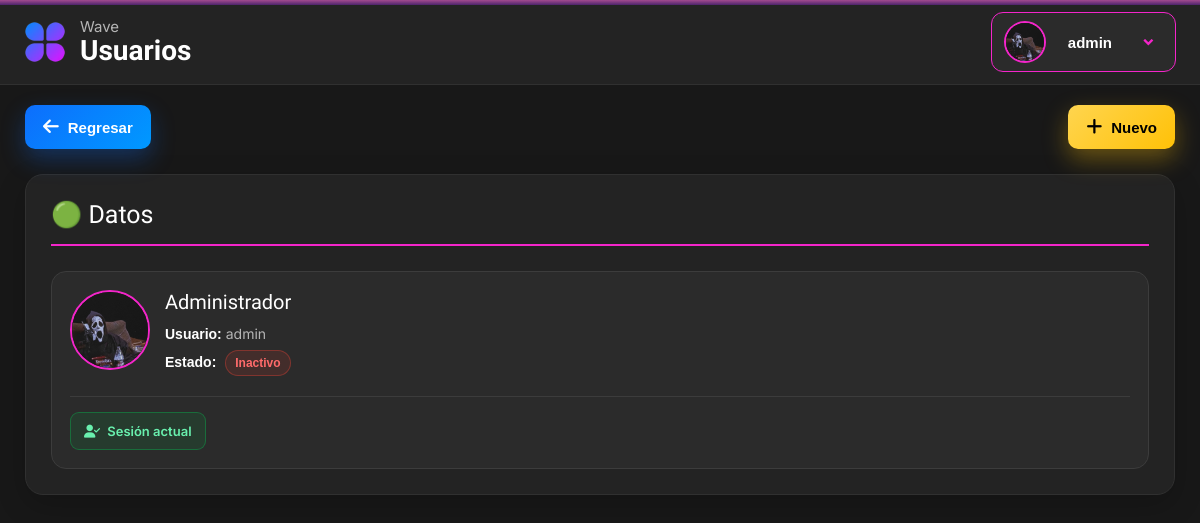
The page /usuarios.php (signed in) on the database its author committed.
### tables this page shows
CREATE TABLE usuario (
    id_usuario INTEGER PRIMARY KEY AUTOINCREMENT,
    name TEXT,
    nombre TEXT NOT NULL UNIQUE,
    password TEXT NOT NULL,
    imagen TEXT,
    estado INTEGER NOT NULL DEFAULT 0,
    fecha_registro DATETIME DEFAULT CURRENT_TIMESTAMP
);

### usuarios.php (the view, shortened to what this page needs)
<?php
include("conexion.php");
$id_usuario = $_SESSION['id_usuario'];
$nombre     = $_SESSION['nombre'];
$imagen     = $_SESSION['imagen'] ?? 'img/perfil.png';
$sql = "
    SELECT
        id_usuario,
        nombre,
        password,
        name,
        imagen,
        estado
    FROM usuario
    ORDER BY id_usuario DESC
";
$stmt = $conn->prepare($sql);
$usuarios = [];
if ($stmt) {
    $stmt->execute();
    $usuarios = $stmt->fetchAll(PDO::FETCH_ASSOC);
}
?>
<!DOCTYPE html>
<html lang="es">
    <head>
    <link rel="stylesheet" href="css/usuarios.css">
    <link href='https://cdn.jsdelivr.net/npm/remixicon@4.5.0/fonts/remixicon.css' rel='stylesheet' />
    <link rel="stylesheet" href="https://cdnjs.cloudflare.com/ajax/libs/font-awesome/6.5.2/css/all.min.css">
</head>
<body>
    <header>
        <div class="top-line"></div>
        <div class="header-left">
            <a href="dashboard.php" class="logo-link">
                <img src="img2/maiin.png" class="logo" alt="WAVE">
            </a>
            <div class="titulo">
                <p>Wave</p>
                <h3>Usuarios</h3>
            </div>
        </div>
        <div class="profile-container">
            <button class="profile-btn" type="button" aria-expanded="false" aria-label="Menú de usuario">
                <img src="<?php echo htmlspecialchars($imagen); ?>" alt="Foto de perfil de Bryan">
                <span class="profile-name"><?php echo htmlspecialchars($nombre); ?></span>
                <i class="ri-arrow-drop-down-line arrow" aria-hidden="true"></i>
            </button>
        </div>
    </header>
    <div class="botones-arriba">
        <a href="dashboard.php" class="btn-back">
            <i class="fas fa-arrow-left"></i>
            <span>Regresar</span>
        </a>
        <a href="usuarios_crear.php" class="btn-new">
            <i class="fa-solid fa-plus"></i>
            <span>Nuevo</span>
        </a>
    </div>
    <div class="pizarra">
        <h2 class="titulo-pizzarra">
            🟢 Datos
        </h2>
            <div class="usuarios-cards">
                <?php if (!empty($usuarios)): ?>
                    <?php foreach ($usuarios as $row): ?>
                        <?php $id = (int)$row['id_usuario']; ?>
                        <div class="usuario-card">
                            <div class="usuario-img">
                                <?php if (!empty($row['imagen'])): ?>
                                    <img
                                        src="<?= htmlspecialchars($row['imagen']) ?>"
                                        alt="Usuario"
                                    >
                                <?php else: ?>
                                    <img src="img/user.png" alt="Usuario">
                                <?php endif; ?>
                            </div>
                            <div class="usuario-info">
                                <h3><?= htmlspecialchars($row['name']) ?></h3>
                                <p><strong>Usuario:</strong> <?= htmlspecialchars($row['nombre']) ?></p>
                                <p>
                                    <strong>Estado:</strong>
                                    <?php if ($row['estado'] == 1): ?>
                                        <span class="badge-activo">
                                            Activo
                                        </span>
                                    <?php else: ?>
                                        <span class="badge-inactivo">
                                            Inactivo
                                        </span>
                                    <?php endif; ?>
                                </p>
                            </div>
                            <div class="usuario-actions">
                                <?php if ($id != $id_usuario): ?>
                                    <a href="usuarios_editar.php?id=<?= $id ?>" class="btn-edit">
                                        <i class="fas fa-pen"></i>
                                        <span>Editar</span>
                                    </a>
                                    <a href="usuarios_borrar.php?id=<?= $id ?>"
                                    class="btn-delete"
                                    onclick="return confirm('¿Eliminar el usuario: <?= htmlspecialchars($row['nombre']) ?>?')">
                                        <i class="fas fa-trash"></i>
                                        <span>Borrar</span>
                                    </a>
                                <?php else: ?>
                                    <span class="btn-session">
                                        <i class="fas fa-user-check"></i>
                                        Sesión actual
                                    </span>
                                <?php endif; ?>
                            </div>
                        </div>
                    <?php endforeach; ?>
                <?php else: ?>
                    <p>No existen usuarios registrados.</p>
                <?php endif; ?>
            </div>
    </div>
</body>
</html>

### css/usuarios.css (style rules this page uses)
.botones-arriba { width:100%; display:flex; justify-content:space-between; align-items:center; gap:15px; padding:20px 25px 10px; }
.btn-back, .btn-new { display:inline-flex; align-items:center; justify-content:center; gap:9px; min-height:44px; padding:10px 18px; border-radius:10px; text-decoration:none; font-family:"Inter", sans-serif; font-size:15px; font-weight:600; transition: transform .25s ease, box-shadow .25s ease, background .25s ease; }
.btn-back { color:#fff; background:linear-gradient(135deg,#0d6efd,#0099ff); box-shadow: 0 10px 25px rgba(13,110,253,.30); }
.btn-back i { font-size:18px; transition:.30s; }
.btn-back span { transition:.30s; }
.btn-new { color:#000; background:linear-gradient(135deg,#ffd54f,#ffc107); font-weight:700; box-shadow: 0 10px 25px rgba(255,193,7,.35); }
.btn-new i { font-size:18px; transition:.30s; }
.btn-new span { transition:.30s; }
.pizarra { width:calc(100% - 50px); margin:15px auto 30px; padding:25px; background:#232323; border:1px solid #303030; border-radius:18px; box-shadow:0 10px 30px rgba(0,0,0,.20); }
.titulo-pizzarra { display:flex; align-items:center; margin:0 0 25px; padding-bottom:15px; border-bottom:1px solid #383838; color:#fff; font-family:"Righteous", sans-serif; font-size:25px; font-weight:400; border-bottom:2px solid #f425ca; }
.usuarios-cards { display:grid; grid-template-columns: repeat(auto-fit,minmax(280px,1fr)); gap:20px; }
.usuario-card { display:grid; grid-template-columns:80px 1fr; grid-template-rows:auto auto; column-gap:15px; row-gap:15px; padding:18px; background:#2b2b2b; border:1px solid #3c3c3c; border-radius:15px; transition: transform .25s ease, border-color .25s ease, box-shadow .25s ease; }
.usuario-img { grid-column:1; grid-row:1; width:80px; height:80px; display:flex; align-items:center; justify-content:center; overflow:hidden; border-radius:50%; background:#202020; border:2px solid #f425ca; }
.usuario-img img { width:100%; height:100%; object-fit:cover; }
.usuario-info { grid-column:2; grid-row:1; min-width:0; }
.usuario-info h3 { margin:0 0 10px; color:#fff; font-family:"Righteous", sans-serif; font-size:20px; font-weight:400; white-space:nowrap; overflow:hidden; text-overflow:ellipsis; }
.usuario-info p { margin:5px 0; color:#b5b5b5; font-family:"Inter", sans-serif; font-size:14px; line-height:1.4; }
.usuario-info p strong { color:#fff; }
.badge-activo, .badge-inactivo { display:inline-flex; align-items:center; margin-left:5px; padding:4px 9px; border-radius:20px; font-size:12px; font-weight:700; }
.badge-inactivo { color:#ff6b6b; background:rgba(244,67,54,.12); border:1px solid rgba(244,67,54,.35); }
.usuario-actions { grid-column:1 / -1; grid-row:2; display:flex; align-items:center; gap:10px; padding-top:15px; border-top:1px solid #3c3c3c; }
.btn-edit, .btn-delete, .btn-session { display:inline-flex; align-items:center; justify-content:center; gap:7px; min-height:38px; padding:8px 13px; border-radius:9px; text-decoration:none; font-family:"Inter", sans-serif; font-size:13px; font-weight:600; transition: transform .2s ease, background .2s ease, box-shadow .2s ease; }
.btn-session { color:#69f0ae; background:rgba(0,200,83,.10); border:1px solid rgba(0,200,83,.35); cursor:default; }

### rows shown on the page
usuario: imagen (picture), name "Administrador", nombre "admin", estado "Inactivo", shows "Sesión actual"

### other values the page prints
$nombre "admin"
